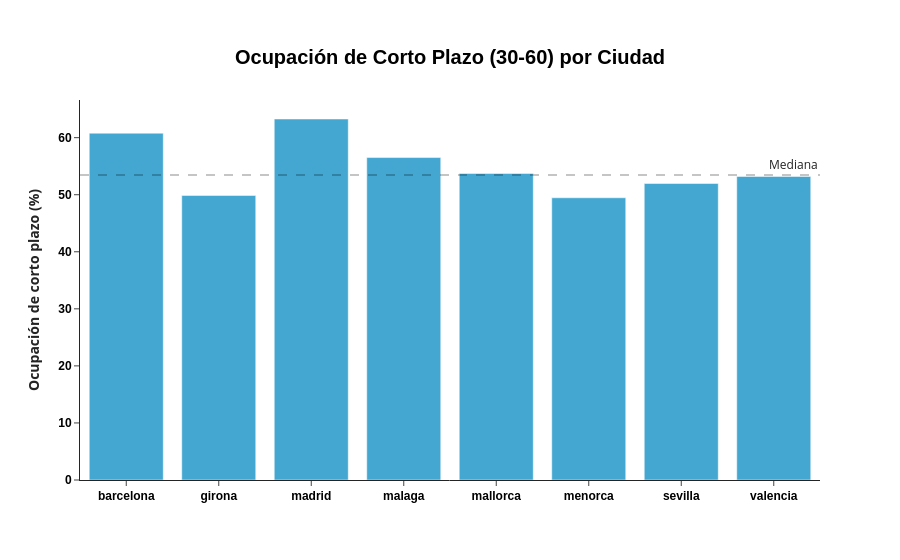

Notebook source saved alongside this figure:
### Code cell
import plotly.graph_objects as go

fig = go.Figure()


fig.add_trace(
    go.Bar(
        x=kpis_ciudad["city"],
        y=kpis_ciudad["ocupacion_corto_plazo"],
        marker_color="#43A7D2",        
        name="Ocupacion corto plazo"
    )
)

# La linea de median
fig.add_hline(
    y=mediana_corto_plazo,
    line_dash="dash",
    line_color="black",
    line_width=1.5,
    annotation_text="Mediana",
    annotation_position="top right"
)

fig.update_layout(
    title={
        'text':"Ocupación de Corto Plazo (30-60) por Ciudad",
        'x':0.5,
        'xanchor': 'center',
        'yanchor': 'top',
        'font': {'size':20, 'family':'Arial', 'color':'black', 'weight':'bold'}
    },
    xaxis_title='',
    xaxis_title_font={'size':16, 'family':'Arial', 'color':'black', 'weight':'bold'},
    yaxis_title_font={'size':16, 'family':'Arial', 'color':'black', 'weight':'bold'},

    xaxis_tickfont={'size':12, 'family':'Arial', 'color':'black', 'weight':'bold'},
    yaxis_tickfont={'size':12, 'family':'Arial', 'color':'black', 'weight':'bold'},
    
    
    yaxis_title="<b>Ocupación de corto plazo (%)</b>",
    bargap=0.2,
    template="simple_white"
)

fig.show()

### Figure 1 — Plotly figure (JSON) as saved in the notebook; plotly's stock layout.template omitted (floating-point values rounded to 4 significant figures)
{"data": [{"marker": {"color": "#43A7D2"}, "name": "Ocupacion corto plazo", "type": "bar", "x": ["barcelona", "girona", "madrid", "malaga", "mallorca", "menorca", "sevilla", "valencia"], "y": [60.78, 49.87, 63.27, 56.52, 53.74, 49.47, 51.97, 53.2]}], "layout": {"annotations": [{"showarrow": false, "text": "Mediana", "x": 1, "xanchor": "right", "xref": "x domain", "y": 53.47, "yanchor": "bottom", "yref": "y"}], "bargap": 0.2, "shapes": [{"line": {"color": "black", "dash": "dash", "width": 1.5}, "type": "line", "x0": 0, "x1": 1, "xref": "x domain", "y0": 53.47, "y1": 53.47, "yref": "y"}], "title": {"font": {"color": "black", "family": "Arial", "size": 20, "weight": "bold"}, "text": "Ocupación de Corto Plazo (30-60) por Ciudad", "x": 0.5, "xanchor": "center", "yanchor": "top"}, "xaxis": {"tickfont": {"color": "black", "family": "Arial", "size": 12, "weight": "bold"}, "title": {"font": {"color": "black", "family": "Arial", "size": 16, "weight": "bold"}, "text": ""}}, "yaxis": {"tickfont": {"color": "black", "family": "Arial", "size": 12, "weight": "bold"}, "title": {"text": "<b>Ocupación de corto plazo (%)</b>"}}}}
